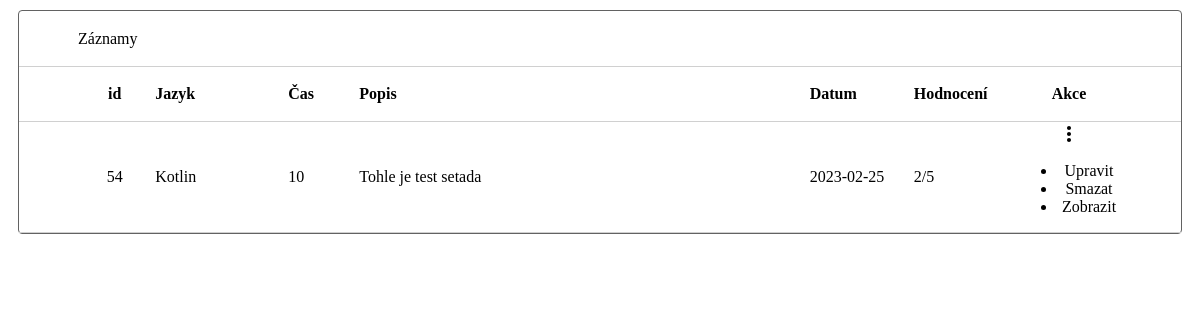
Page /sort/ (signed in) on the earlier database version.
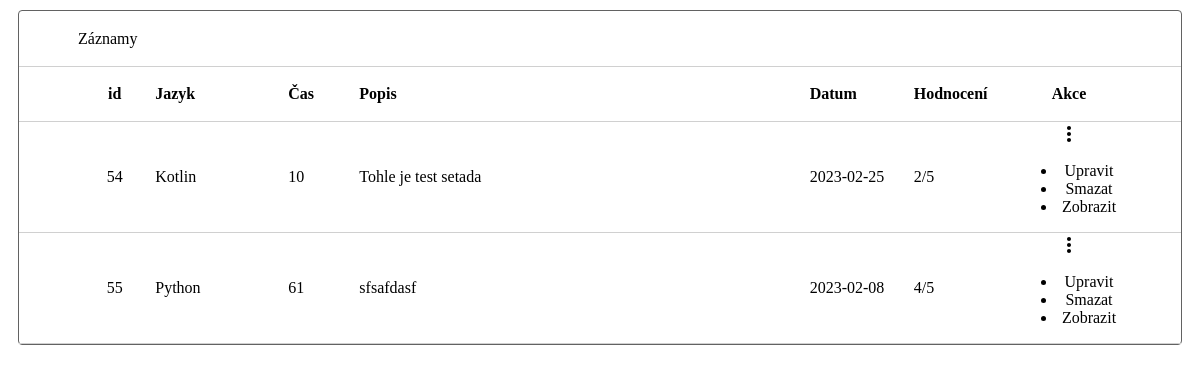
Same page on the later database version.
### tables this page shows
CREATE TABLE "records"
(
    "id"              INTEGER,
    "dates"           DATE NOT NULL,
    "timeInMinutes"   INT  NOT NULL,
    "programmingLang" TEXT NOT NULL,
    "rating"          INT  NOT NULL,
    "description"     TEXT NOT NULL,
    "user_id"         INT  NOT NULL,
    PRIMARY KEY ("id" AUTOINCREMENT)
);

### app.py (the view)
@app.route('/sort/')
def sort():
    sort_field = request.args.get('sort_field')
    filter_rating = request.args.get('filter_rating')
    filter_formatted_date = request.args.get('filter_formatted_date')
    filter_programmingLangs = request.args.get('filter_programmingLangs')
    filter_time = request.args.get('filter_time')
    filter_programmer = request.args.get('filter_programmer')
    filter_categories = request.args.get('filter_categories')
    print("programator: " + str(filter_programmer))
    print(sort_field)
    return render_template('customElements/table_row.html',
                           texts=sorting.pre_sort(sort_field, filter_rating, filter_programmingLangs,
                                                  filter_formatted_date,
                                                  filter_time, filter_programmer, filter_categories,
                                                  current_user.get_id()))

### app.py (called while the page is built)
@login_manager.user_loader
def load_user(user_id):
    print("users_load")
    conn = db.get_db_connection()
    cursor = conn.cursor()
    cursor.execute("SELECT * FROM users WHERE id = ?", (user_id,))
    user = cursor.fetchone()
    if user is None:
        return None
    user = User(id=user[0], username=user[1], email=user[2], password=user[3])
    return user

### db.py (called while the page is built)
def get_db_connection():  # napojení se na databázi
    conn = sqlite3.connect(databasePath)
    conn.row_factory = sqlite3.Row
    return conn

### templates/customElements/table_row.html (shortened to what this page needs)
<div style="border: 1px #626262 solid; border-radius: 4px; margin: 10px">
    <div style="">
        <div style="width: 100%; height: 55px; display: flex; align-items: center">
            <div style="display: flex; width: 100%; align-items: center; position:relative;">
                <div style="position:absolute; left: 59px">
                    <span>Záznamy</span>
                </div>
            </div>
        </div>
    </div>
    <table id="records_table" style="" class="display">
        <thead>
        <tr style=" height: 55px;">
            <th class="datatable-nosort" style="cursor: default">
                id
            </th>
            <th id="sort-button-programLang" class="ui-sort-control">
                <div style="display: flex; align-items: center;">
                    <span>
                        Jazyk
                    </span>
                </div>
            </th>
            <th id="sort-button-time" class="ui-sort-control">
                <div style="display: flex; align-items: center;">
                    <span>
                        Čas
                    </span>
                </div>
            </th>
            <th style="cursor: auto;cursor: default;">
                Popis
            </th>
            <th id="sort-button-date" class="ui-sort-control">
                <div style="display: flex; align-items: center;">
                    <span>
                        Datum
                    </span>
                </div>
            </th>
            <th id="sort-button-rating" class="ui-sort-control">
                <div style="display: flex; align-items: center;">
                    <span>
                        Hodnocení
                    </span>
                </div>
            </th>
            <th style="cursor: default;">Akce</th>
        </tr>
        </thead>
        <tbody id="table-content">
        {% for record in texts %}
            <tr style="">
                <td style="text-align: center; position:relative;">
                    {{ record.id }}
                </td>
                <td>{{ record.programmingLang }}</td>
                <td style="text-align: left">{{ record.timeInMinutes }}</td>
                <td style="max-height: 55px; overflow-y: auto"><span class="short_desc">{{ record.description }}</span>
                </td>
                <td>{{ record.dates }}</td>
                <td>{{ record.rating }}/5</td>
                <td>
                    <div>
                        <a style="cursor:pointer;" class="contextMenu_record_more_section">
                        </a>
                        <div style="" class="contextMenu_record">
                            <ul style="">
                                <li style="">
                                    <a onclick="get_record_id('{{ record.id }}'); edit_record();">Upravit</a>
                                </li>
                                <li style="">
                                    <a onclick="set_remove_statement('record'); get_record_id('{{ record.id }}'); remove_record();">Smazat</a>
                                </li>
                                <li style="">
                                    <a onclick="showRecord({{ record.id }})">Zobrazit</a>
                                </li>
                            </ul>
                        </div>
                    </div>
                </td>
            </tr>
        {% endfor %}
        </tbody>
    </table>
</div>

Differences in the rows shown:
added records: id "55", programmingLang "Python", timeInMinutes "61", description "sfsafdasf", dates "2023-02-08", rating "4"
